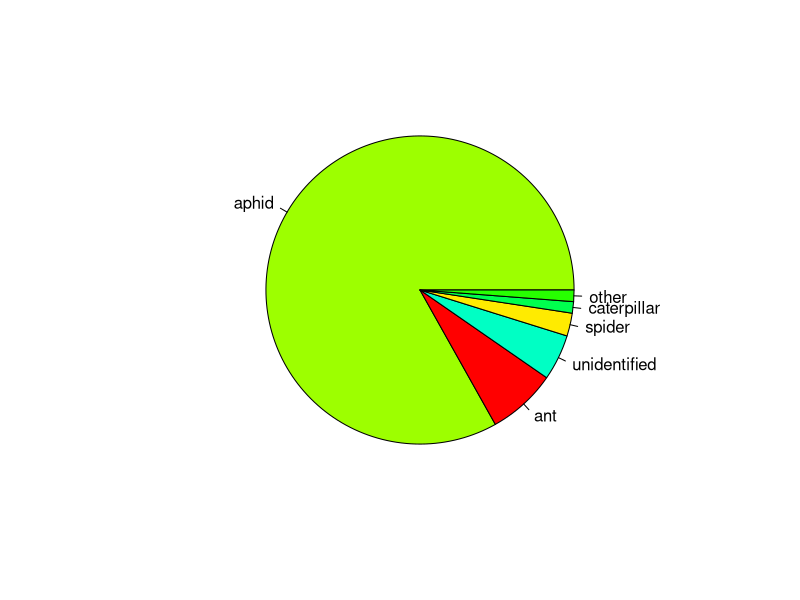
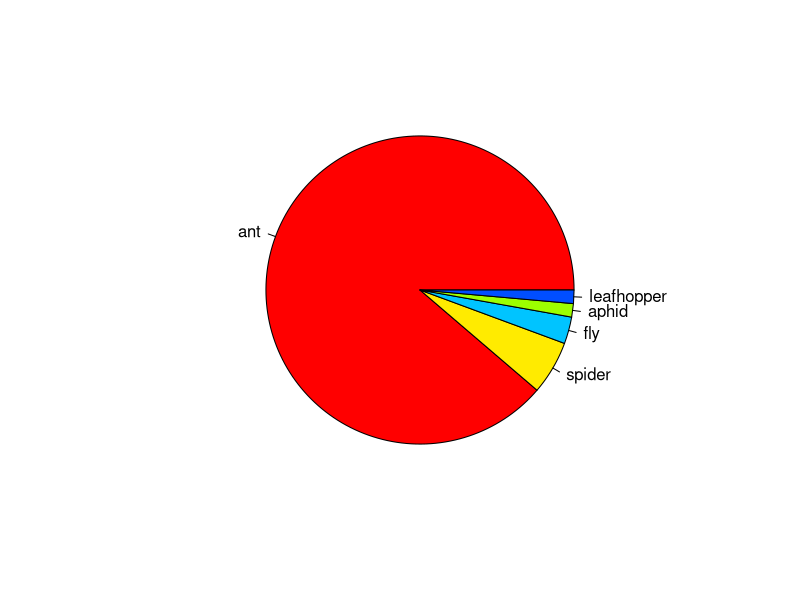
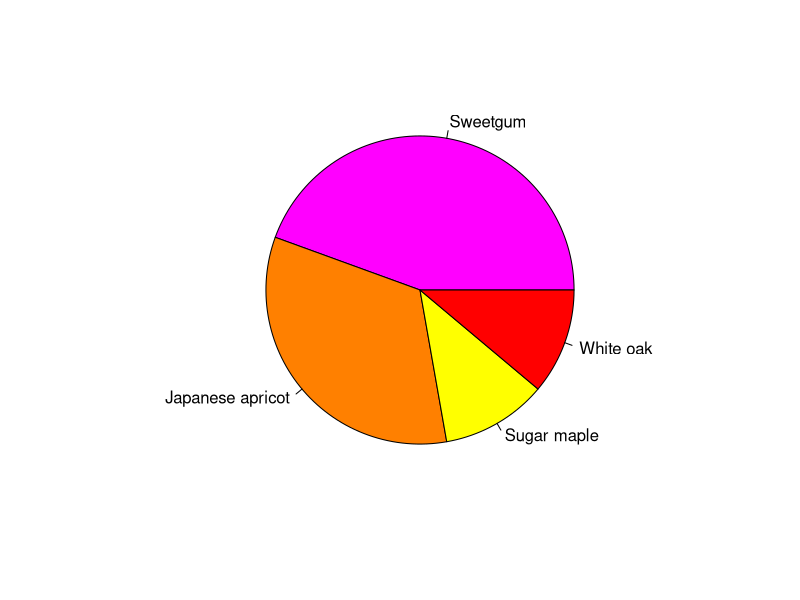
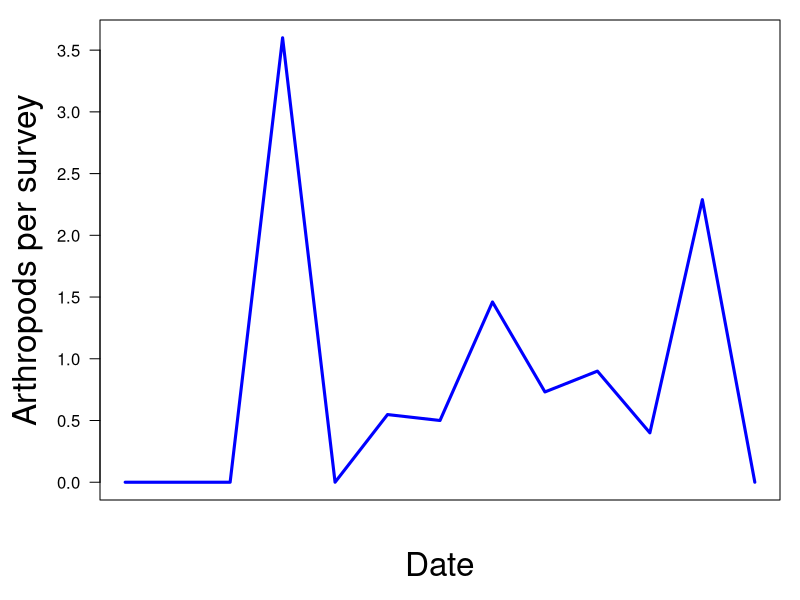
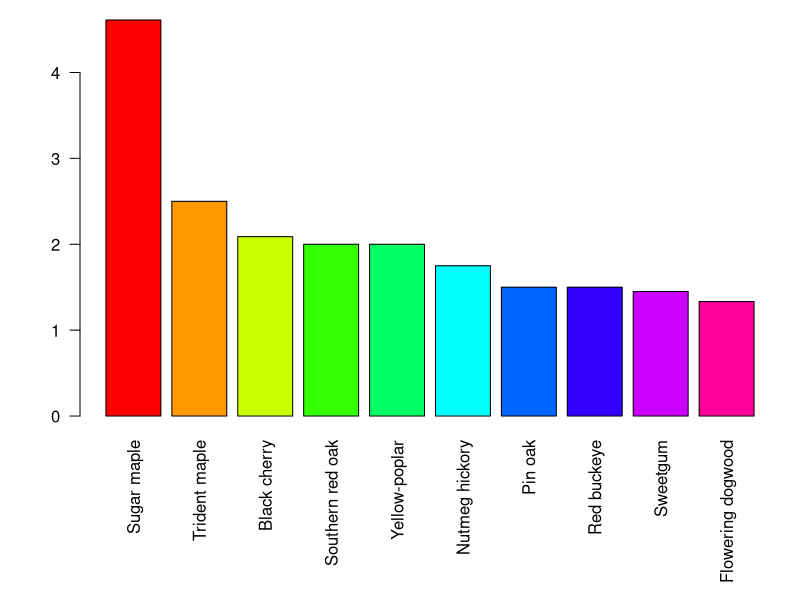
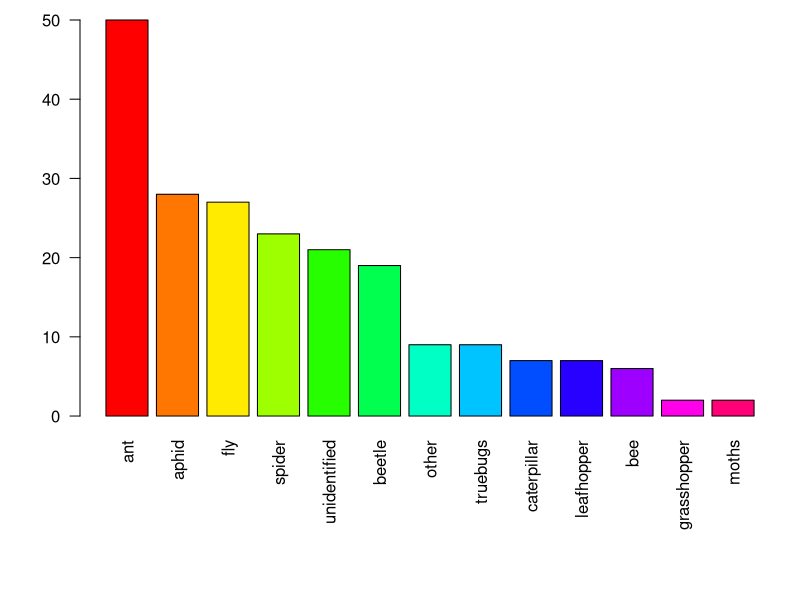

The R script that drew these images, in order:
# Quick analysis of UNC Chapel Hill campus data

library(dplyr)
library(lubridate)


plants = read.csv('data/arthropods/Plant.csv', header = T)
surveys = read.csv('data/arthropods/Survey.csv', header = T)
arths = read.csv('data/arthropods/ArthropodSighting.csv', header = T)
sites = read.csv('data/arthropods/Site.csv', header = T)

# UNC Chapel Hill Campus is SiteFK == 60

unc = surveys %>% 
  filter(PlantFK %in% plants$ID[plants$SiteFK == 60]) %>%
  left_join(arths, by = c('ID' = 'SurveyFK')) %>%
  left_join(plants, by = c('PlantFK' = 'ID')) %>%
  select(ID, Circle, Code, Species, LocalDate, ObservationMethod, 
         AverageLeafLength, Group, Length, Quantity, Notes.x, Notes.y)

unc$date = as.Date(unc$LocalDate, format = "%Y-%m-%d")
unc$jd = yday(unc$date)

arths = unique(unc$Group[!is.na(unc$Group)])
arthsCols = data.frame(arth = arths,
                       color = rainbow(length(arths)))
arthsCols$color = as.character(arthsCols$color)

plantCount = count(unc, Species) %>%
  filter(n > 0) %>% 
  arrange(desc(n))

arthCount = count(unc, Group) %>%
  filter(n > 0) %>%
  arrange(desc(n)) %>%
  filter(!is.na(Group))
    



arthsByPlant = group_by(unc, Species) %>%
  summarize(totalDensity = sum(Quantity, na.rm = T),
            numSurveys = length(unique(ID))) %>%
  mutate(arthPerSurvey = totalDensity/numSurveys) %>%
  arrange(desc(arthPerSurvey))

plantCols = data.frame(Plant = c('White oak', 'Japanese apricot', as.character(arthsByPlant$Species[1:10])),
                       plantCol = rainbow(12))
plantCols$plantCol = as.character(plantCols$plantCol)


  
arthGroupsByPlant = group_by(unc, Species, Group) %>%
  summarize(totalDensity = sum(Quantity, na.rm = T)) %>%
  left_join(arthsByPlant[, c('Species', 'numSurveys')]) %>%
  mutate(arthPerSurvey = totalDensity/numSurveys) %>%
  left_join(arthsCols, by = c('Group' = 'arth')) %>%
  left_join(plantCols, by = c('Species' = 'Plant')) %>%
  arrange(desc(arthPerSurvey))

arthsByDay = group_by(unc, jd) %>%
  summarize(totalDensity = sum(Quantity, na.rm = T),
            numSurveys = length(unique(ID))) %>%
  mutate(arthPerSurvey = totalDensity/numSurveys)


cats = arthGroupsByPlant %>%
  filter(Group == 'caterpillar')

sugmap = filter(arthGroupsByPlant, Species == 'Sugar maple') %>%
  filter(!is.na(Group))

blkchr = filter(arthGroupsByPlant, Species == 'Black cherry') %>%
  filter(!is.na(Group))


# Plots
pdf('output/plots/unc_arthDensity_byPlant.pdf', height = 5, width = 6)
par(mar = c(9, 4, 1, 1))
barplot(arthsByPlant$arthPerSurvey[1:10], names.arg = arthsByPlant$Species[1:10], 
        las = 2, col = rainbow(10))
dev.off()

pdf('output/plots/unc_arthDensity_byArth.pdf', height = 5, width = 6)
par(mar = c(9, 4, 1, 1))
barplot(arthCount$n, names.arg = arthCount$Group, 
        las = 2, col = rainbow(13))
dev.off()


pie(sugmap$totalDensity, col = sugmap$color, labels = sugmap$Group, cex = 1)
pie(blkchr$totalDensity, col = blkchr$color, labels = blkchr$Group, cex = 1)

pie(cats$totalDensity, col = cats$plantCol, labels = cats$Species, cex = 1)

par(mar = c(5, 5, 1, 1))
plot(c(101, arthsByDay$jd[1:11]), c(0, arthsByDay$arthPerSurvey[1:11]), type = 'l', col = 'blue', lwd = 3,
     xlab = 'Date', xaxt = 'n', ylab = 'Arthropods per survey', cex.lab = 2, las = 1)
